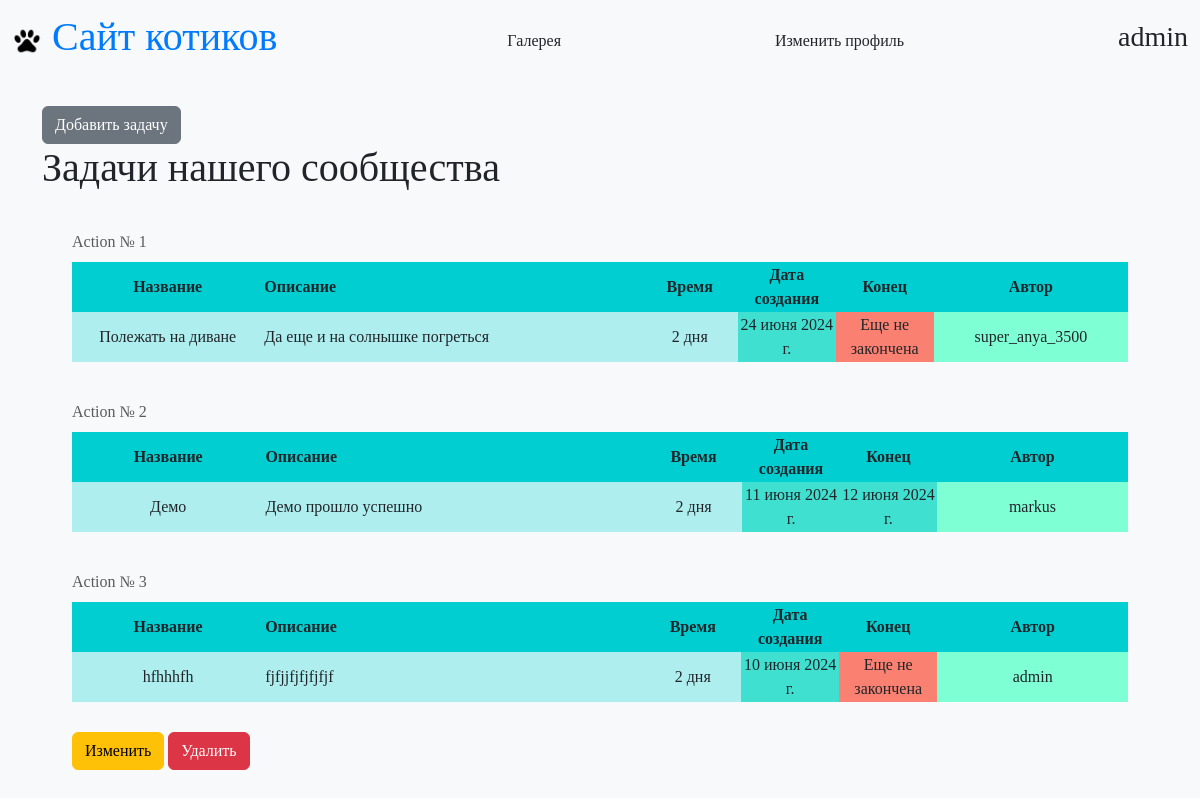
The page / (signed in) on the database its author committed.
### main/models.py (models this page shows, shortened)
class User(AbstractUser):
    username = models.CharField(max_length=100, unique=True, null=False, blank=False, default='username')
    name = models.CharField(max_length=100, null=False, blank=False, default='default name')
    surname = models.CharField(max_length=100, null=True)
    email = models.EmailField(unique=True, null=False, blank=False, default='default@example.com')
    birth_date = models.DateField(null=True)
    city = models.CharField(max_length=100, null=False, blank=False, default='default city')
    toy = models.CharField(max_length=100, null=False, blank=False, default='default toy')
    modified_date = models.DateTimeField(default=timezone.now)

class Task(models.Model):
    user = models.ForeignKey(settings.AUTH_USER_MODEL, on_delete=models.CASCADE, verbose_name='Пользователь', related_name='tasks', default=None, null=True)
    title = models.CharField('Название', max_length=100, null=False, blank=False)
    task = models.TextField('Описание', null=False, blank=False)
    work_size = models.CharField('Время на задачу', max_length=100, null=True)
    start_date = models.DateField('Дата начала', default=None, null=True)
    end_date = models.DateField('Дата окончания', default=None, null=True)
    is_finished = models.BooleanField('Закончена?', default=False)
    class Meta:
        verbose_name = 'Задача'
        verbose_name_plural = 'Задачи'

### main/views.py (the view)
# urls.py: path('', views.index_page, name='home'),
def index_page(request):
    params = {}
    tasks = Task.objects.all()
    tasks = tasks[::-1]
    params['tasks'] = tasks
    return render(request, 'main/index.html', params)

### main/templates/main/index.html (shortened to what this page needs)
{% extends "main/base.html" %}
{% block content %}
{% if user.is_authenticated %}
    <a href="new_task" class="btn btn-secondary">Добавить задачу</a>
{% endif %}
<br>
<h1>Задачи нашего сообщества</h1>
{% for item in tasks %}
  <div class="table_container" style="margin: 30px;">
    <table class="my_table">
        <caption style="caption-side: top;">Action № {{ forloop.counter }}</caption>
        <tr class="my_row">
            <th style="width: 200px; background-color: #00CED1; text-align: center;">Название</th>
            <th style="width: 400px; background-color: #00CED1;">Описание</th>
          <th style="width: 100px; background-color: #00CED1; text-align: center;">Время</th>
          <th style="width: 100px; background-color: #00CED1; text-align: center;">Дата создания</th>
          <th style="width: 100px; background-color: #00CED1; text-align: center;">Конец</th>
          <th style="width: 200px; background-color: #00CED1; text-align: center;">Автор</th>
        </tr>
        <tr class="my_row">
            <td style="height: 50px; background-color: #AFEEEE; text-align: center;">{{ item.title }}</td>
            <td style="background-color: #AFEEEE;">{{ item.task }}</td>
            <td style="background-color: #AFEEEE; text-align: center;">{{ item.work_size }}</td>
            <td style="background-color: #40E0D0; text-align: center;">{{ item.start_date }}</td>
            {% if item.end_date %}
            <td style="background-color: #40E0D0; text-align: center;">{{ item.end_date }}</td>
            {% else %}
            <td style="background-color: #FA8072; text-align: center;">Еще не закончена</td>
            {% endif %}
            <td style="background-color: #7FFFD4; text-align: center;">{{ item.user.username }}</td>
        </tr>
    </table>
  </div>
{% if user.is_authenticated and user.id == item.user_id %}
    <div style="margin: 30px;">
        <a href="{% url 'edit_task' item.id %}" class="btn btn-warning">
            Изменить
        </a>
        <button class="btn btn-danger" data-bs-toggle="modal" data-bs-target="#staticBackdrop" data-task-id="{{ item.id }}">
            Удалить
        </button>
    </div>
{% endif %}
{% endfor %}
{% endblock %}

### main/templates/main/base.html (shortened to what this page needs)
{% load static %}
<!doctype html>
<html lang="en">
<head>
    <link href="https://cdn.jsdelivr.net/npm/bootstrap@5.3.3/dist/css/bootstrap.min.css"
      rel="stylesheet"
>
    <link rel="stylesheet" type="text/css" href="{% static 'main/css/style.css' %}"/>
</head>
<body>
<header>
<nav class="navbar bg-body-tertiary">
  <div class="container-fluid">
    <a class="navbar-brand" href="{% url 'home' %}">
        <img src="{% static 'main/img/paw_icon.ico' %}" alt="Cat Paw" class="cat-paw">
        <h1>Сайт котиков</h1>
    </a>
      <a class="nav-link" href="{% url 'galery' %}">Галерея</a>
      {% if user.is_authenticated %}
    <a class="nav-link" href="{% url 'edit_profile' %}">Изменить профиль</a>
    <a class="nav-link" href="#" onclick="event.preventDefault(); document.getElementById('logout-form').submit();"><h3>{{ user.username }}</h3></a>
      {% else %}
    <form class="d-flex ms-auto">
      <a class="btn btn-register" href="{% url 'register' %}">Зарегистрироваться</a>
      <a class="btn btn-login ml-2" href="{% url 'login' %}">Войти</a>
    </form>
      {% endif %}
  </div>
</nav>
</header>
<main role="main" class="container mt-4">
    {% block content %}{% endblock %}
</main>
</body>
</html>

### main/static/main/css/style.css (style rules this page uses)
body { font-family: 'Comic Sans MS', cursive; background-color: #f8f9fa; }
.navbar { background-color: #e3f2fd; display: flex; justify-content: space-between; align-items: center; }
.navbar-brand { display: flex; align-items: center; }
.navbar-brand h1 { font-family: 'Comic Sans MS', cursive; color: #007bff; margin-left: 10px; }
.cat-paw { width: 30px; height: 30px; }

### rows shown on the page
User: username "admin"
Task: title "Полежать на диване", task "Да еще и на солнышке погреться", work_size "2 дня", start_date "24 июня 2024 г.", shows "Еще не закончена", user.username "super_anya_3500"
Task: title "Демо", task "Демо прошло успешно", work_size "2 дня", start_date "11 июня 2024 г.", end_date "12 июня 2024 г.", user.username "markus"
Task: title "hfhhhfh", task "fjfjjfjfjfjfjf", work_size "2 дня", start_date "10 июня 2024 г.", shows "Еще не закончена", user.username "admin"
